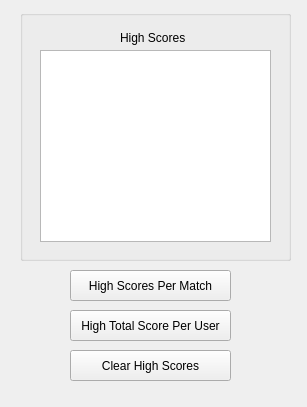
<?xml version="1.0" encoding="UTF-8"?>
<ui version="4.0">
 <class>HighScores</class>
 <widget class="QWidget" name="HighScores">
  <property name="geometry">
   <rect>
    <x>0</x>
    <y>0</y>
    <width>307</width>
    <height>407</height>
   </rect>
  </property>
  <property name="sizePolicy">
   <sizepolicy hsizetype="Fixed" vsizetype="Fixed">
    <horstretch>0</horstretch>
    <verstretch>0</verstretch>
   </sizepolicy>
  </property>
  <property name="windowTitle">
   <string>Form</string>
  </property>
  <widget class="QTableView" name="highScoresTableView">
   <property name="geometry">
    <rect>
     <x>40</x>
     <y>50</y>
     <width>231</width>
     <height>192</height>
    </rect>
   </property>
  </widget>
  <widget class="QGroupBox" name="groupBox">
   <property name="geometry">
    <rect>
     <x>20</x>
     <y>10</y>
     <width>271</width>
     <height>251</height>
    </rect>
   </property>
   <property name="title">
    <string/>
   </property>
   <widget class="QLabel" name="label">
    <property name="geometry">
     <rect>
      <x>100</x>
      <y>20</y>
      <width>71</width>
      <height>16</height>
     </rect>
    </property>
    <property name="text">
     <string>High Scores</string>
    </property>
   </widget>
  </widget>
  <widget class="QPushButton" name="clearHighScoresBtn">
   <property name="geometry">
    <rect>
     <x>70</x>
     <y>350</y>
     <width>161</width>
     <height>31</height>
    </rect>
   </property>
   <property name="text">
    <string>Clear High Scores</string>
   </property>
  </widget>
  <widget class="QPushButton" name="highScoresPerMatchBtn">
   <property name="geometry">
    <rect>
     <x>70</x>
     <y>270</y>
     <width>161</width>
     <height>31</height>
    </rect>
   </property>
   <property name="text">
    <string>High Scores Per Match</string>
   </property>
  </widget>
  <widget class="QPushButton" name="highTotalScorePerUserBtn">
   <property name="geometry">
    <rect>
     <x>70</x>
     <y>310</y>
     <width>161</width>
     <height>31</height>
    </rect>
   </property>
   <property name="text">
    <string>High Total Score Per User</string>
   </property>
  </widget>
  <zorder>groupBox</zorder>
  <zorder>highScoresTableView</zorder>
  <zorder>clearHighScoresBtn</zorder>
  <zorder>highScoresPerMatchBtn</zorder>
  <zorder>highTotalScorePerUserBtn</zorder>
 </widget>
 <resources/>
 <connections/>
</ui>
